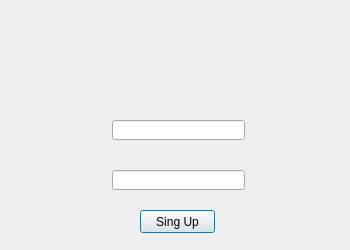
<?xml version="1.0" encoding="UTF-8"?>
<ui version="4.0">
 <class>SingUp</class>
 <widget class="QDialog" name="SingUp">
  <property name="geometry">
   <rect>
    <x>0</x>
    <y>0</y>
    <width>350</width>
    <height>250</height>
   </rect>
  </property>
  <property name="windowTitle">
   <string>Dialog</string>
  </property>
  <widget class="QLabel" name="label">
   <property name="geometry">
    <rect>
     <x>0</x>
     <y>-10</y>
     <width>371</width>
     <height>271</height>
    </rect>
   </property>
   <property name="pixmap">
    <pixmap resource="images.qrc">:/Img/singup.jpg</pixmap>
   </property>
  </widget>
  <widget class="QLineEdit" name="lineEdit">
   <property name="geometry">
    <rect>
     <x>112</x>
     <y>170</y>
     <width>133</width>
     <height>20</height>
    </rect>
   </property>
  </widget>
  <widget class="QLineEdit" name="lineEdit_2">
   <property name="geometry">
    <rect>
     <x>112</x>
     <y>120</y>
     <width>133</width>
     <height>20</height>
    </rect>
   </property>
  </widget>
  <widget class="QPushButton" name="pushButton">
   <property name="geometry">
    <rect>
     <x>140</x>
     <y>210</y>
     <width>75</width>
     <height>23</height>
    </rect>
   </property>
   <property name="text">
    <string>Sing Up</string>
   </property>
  </widget>
 </widget>
 <resources>
  <include location="images.qrc"/>
 </resources>
 <connections/>
</ui>
